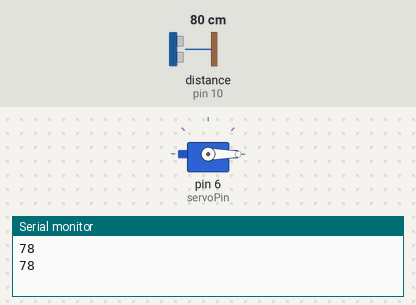
A sketch run on a simulated Arduino Uno, built with avr-gcc and run on an emulated ATmega328P. Shown: servo, the last lines printed to the serial monitor. Wiring (inferred from the names in the program): ultrasonic range finder: trigger pin 9; echo pin 10. Inputs (shaded band) come from the test bench; at power-on: distance to the obstacle (sensor on pin 10) 80 cm. The echo pulse lasts 58.3 µs per cm.

Above: at 1.8 s.
1.9 s: distance to the obstacle (sensor on pin 10) set to 33 cm
3.4 s: distance to the obstacle (sensor on pin 10) set to 29 cm
At 4.4 s:
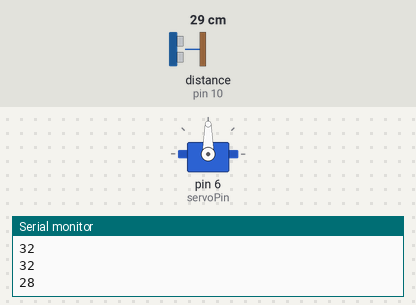
5.5 s: distance to the obstacle (sensor on pin 10) set to 35 cm
At 7.2 s:
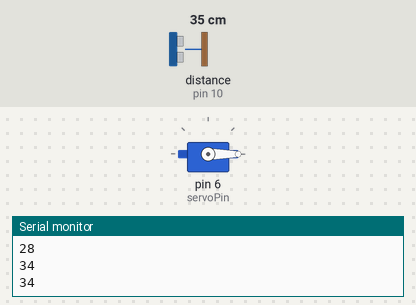
7.5 s: distance to the obstacle (sensor on pin 10) set to 2 cm
At 8.9 s:
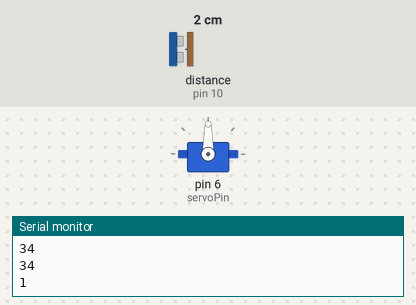
Timing chart, 0 to 10.5 s (numbered marks = the images above; inputs shaded):
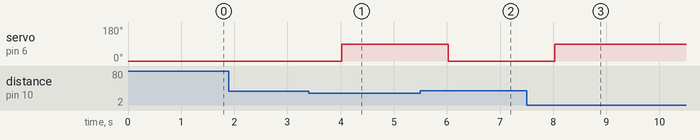

Measured:
- the behaviour switches between 31 and 30 cm on distance to the obstacle (sensor on pin 10) (found by bisection; images 0 and 1)
- after the input at 3.4 s, servo on pin 6 (servoPin): 0° → 90° after 0.62 s
- after the input at 5.5 s, servo on pin 6 (servoPin): 90° → 0° after 0.52 s
- after the input at 7.5 s, servo on pin 6 (servoPin): 0° → 90° after 0.53 s

The sketch:

ardunio.ino
```cpp
#include <Servo.h>

const int trigPin = 9;
const int echoPin = 10;
const int servoPin = 6;

Servo myServo;

void setup() {
  Serial.begin(9600);
  pinMode(trigPin, OUTPUT);
  pinMode(echoPin, INPUT);
  myServo.attach(servoPin);
  myServo.write(0);
}

void loop() {
  digitalWrite(trigPin, LOW);
  delayMicroseconds(2);
  digitalWrite(trigPin, HIGH);
  delayMicroseconds(10);
  digitalWrite(trigPin, LOW);

  long duration = pulseIn(echoPin, HIGH);
  int distance = duration * 0.034 / 2;

  if (distance < 30) {
    myServo.write(90);
  } else {
    myServo.write(0);
  }

  Serial.println(distance);
  delay(1000);
}
```
